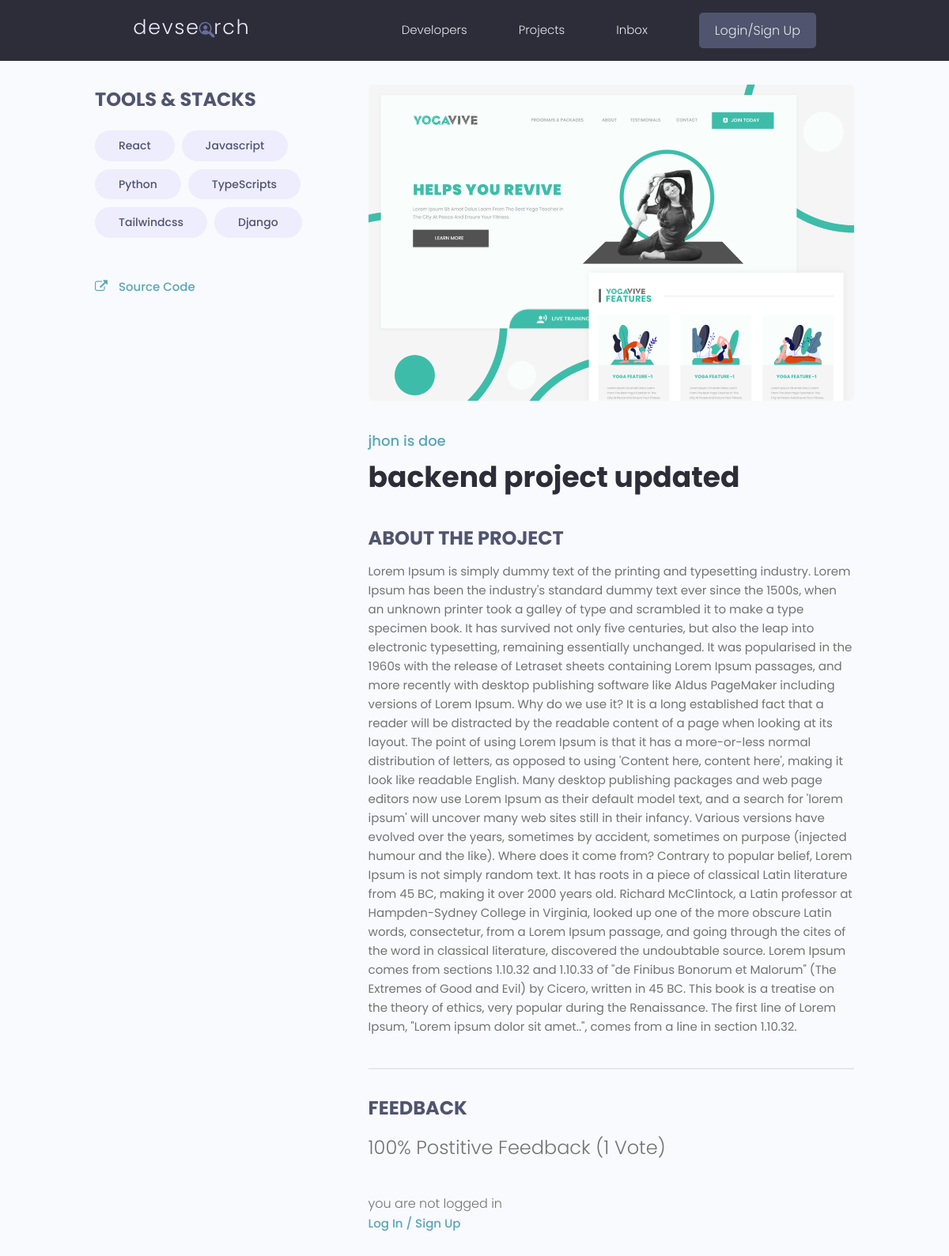
Screenshot of /project/single/0da2f75948cc417382c907a45c04b37e/ with the database file from the repository.
### projects/models.py (models this page shows, shortened)
class Tag(models.Model):
      name = models.CharField(max_length=200)
      created = models.DateTimeField(auto_now_add=True)
      id = models.UUIDField(default=uuid.uuid4 , unique=True , primary_key=True , editable=False )
      def __str__(self):
            return  self.name

class Project(models.Model):
      owner = models.ForeignKey(Profile,null=True,
                           blank=True, on_delete= models.SET_NULL)
      title = models.CharField(max_length=2000)
      description = models.TextField(null=True, blank=True)
      featured_image = models.ImageField( null=True, blank=True , default='default.jpg')
      demo_link = models.CharField(max_length=2000 ,null=True, blank=True)
      source_link = models.CharField(max_length=2000 ,null=True, blank=True)
      tags = models.ManyToManyField('Tag')
      vote_total = models.IntegerField(default=0,null=True,blank=True)
      vote_ratio = models.IntegerField(default=0,null=True,blank=True)
      created = models.DateTimeField(auto_now_add=True)
      id = models.UUIDField(default=uuid.uuid4 , unique=True , primary_key=True , editable=False )
      class Meta :
            ordering = [
                  '-vote_ratio',
                  '-vote_total', # if vote_ration in projects same number, number of review is matter for us
                  'title'
            ]
      @property
      def reviewers(self):
            queryset = self.revuew_set.all().values_list('owner__id',flat=True)
            return queryset

### users/models.py (models this page shows)
class Profile(models.Model):
      user = models.OneToOneField(User, on_delete=models.CASCADE,
            null=True, blank=True)
      name = models.CharField(max_length=200, blank=True, null=True)
      email = models.EmailField(max_length=500, blank=True,null=True)
      username =models.CharField(max_length=200, blank=True, null=True)
      location = models.CharField(max_length=200, blank=True, null=True)
      short_intro = models.CharField(max_length=200, blank=True, null=True)
      bio = models.TextField(blank=True, null=True)
      profile_image = models.ImageField(blank=True,null=True,
            default='user-default.png', upload_to='profiles/')
      social_github  = models.CharField(max_length=200, blank=True, null=True)
      social_twitter = models.CharField(max_length=200, blank=True, null=True)
      social_linkdin = models.CharField(max_length=200, blank=True, null=True)
      social_youtube = models.CharField(max_length=200, blank=True, null=True)
      social_website = models.CharField(max_length=200, blank=True, null=True)
      created = models.DateTimeField(auto_now_add=True)
      id = models.UUIDField(default=uuid.uuid4 ,
                  unique=True , primary_key=True , editable=False )
      def __str__(self):
            return str(self.user.username)

### projects/views.py (the view, shortened to what this page needs)
# urls.py: path('single/<str:id>/', views.singlepage, name='singleproject'),
def singlepage(request, id ):
      projectobj = Project.objects.get(id=id)
      tags = projectobj.tags.all()
      form = ReviewForm() # instance of REviewForm in forms.py
      context = {'project': projectobj ,'tags':tags ,'form':form}
      return render(request, 'projects/singleproject.html',context )

### projects/templates/projects/singleproject.html (shortened to what this page needs)
{% extends 'base.html' %}
{% load static %}
{% block content %}
  <main class="singleProject my-md">
      <div class="container">
        <div class="layout">
          <div class="column column--1of3">
            <h3 class="singleProject__subtitle">Tools & Stacks</h3>
            <div class="singleProject__toolStack">
            {%for tag in tags %}
              <span class="tag tag--pill tag--sub tag--lg">
                <small>{{tag}}</small>
              </span>
            {%endfor%}
            </div>
            {% if project.source_link %}
                  <a class="singleProject__liveLink" href="{{project.source_link}}" target="_blank">
                  <i class="fa fa-external-link"></i>
                        Source Code
                  </a>
            {% else %}
                  <i class="fa fa-external-link">
                        No Source
                  </i>
            {%endif%}
          </div>
          <div class="column column--2of3">
            <img class="singleProject__preview" src="{{ project.featured_image.url }}" alt="portfolio thumbnail" />
            <a href="profile.html" class="singleProject__developer">{{project.owner}}</a>
            <h2 class="singleProject__title">{{project.title}}</h2>
            <h3 class="singleProject__subtitle">About the Project</h3>
            <div class="singleProject__info">
                  {{project.description }}
            </div>
            <div class="comments">
              <h3 class="singleProject__subtitle">Feedback</h3>
              <h5 class="project--rating">
                {{project.vote_ratio}}% Postitive Feedback
                  {% if project.vote_total == 1 or 0 %}
                    ({{project.vote_total}} Vote)
                  {% else %}
                    ({{project.vote_total}} Votes)
                  {% endif %}
              </h5>
              {% if request.user.profile.id  in project.reviewers %}
                <p> you vote and review already </p>
              {% elif request.user.profile == project.owner %}
                <p>  you can not vote to your own project </p>
              {% else %}
                <p> you are not logged in  </p>
                <a href="{% url 'login' %}?next={{request.path}}" > Log In / Sign Up </a>
              {% endif %}
              </div>
            </div>
          </div>
        </div>
    </main>
 {% endblock %}

### static/styles/app.css (style rules this page uses)
:root { --color-sub: #2d2d39; }
img { width: 100%; }
.singleProject .column--1of3 { order: 2; }
@media screen and (min-width: 1081px) { .singleProject .column--1of3 { order: 1; } }
@media screen and (min-width: 1081px) { .singleProject .column--2of3 { order: 2; } }
.singleProject__toolStack { margin-top: 2rem; margin-bottom: 4rem; }
.singleProject__liveLink { font-weight: 500; transition: all 0.3s ease-in-out; border-bottom: 2px solid transparent; }
.singleProject__liveLink i { display: inline-block; font-size: 1.6rem; margin-right: 1rem; }
.singleProject__preview { height: 50vh; object-fit: cover; object-position: top center; margin-bottom: 3rem; border-radius: 0.7rem; }
.singleProject__developer { font-size: 1.8rem; font-weight: 500; }
.singleProject__title { font-size: 3.6rem; font-weight: 700; color: var(--color-sub); margin-bottom: 3rem; }
.project--rating { margin-bottom: 1.6em; margin-top: .5em; }
.singleProject__subtitle { text-transform: uppercase; font-size: 2.4rem; font-weight: 700; color: var(--color-sub-light); margin-bottom: 1rem; }
.comments { margin-top: 4rem; padding-top: 3rem; border-top: 2px solid var(--color-light); }

### static/uikit/styles/modules/_variables.css (style rules this page uses)
:root { --color-main: #5aa5b9; --color-main-light: #e6faff; --color-sub: #3f4156; --color-sub-light: #51546e; --color-sub-lighter: #ededfd; --color-text: #737373; --color-gray: #8b8b8b; --color-light: #e5e7eb; --color-light-gray: #767676; --color-bg: #f8fafd; --color-white: #fffefd; --color-white-light: #f3f3f3; --color-success: #359e64; --color-success-bg: #def8e8; --color-error: #fc4b0b; --color-error-bg: #fff2ee; --font-base: 'Poppins', arial, helvetica, 'Segoe UI', roboto, ubuntu, sans-serif; --font-monospace: 'Fira Code', 'Courier New', courier, monospace; --font-regular: 300; --font-medium: 500; --font-bold: 700; --generic-shadow: 1px 1px 5px #00000010; --generic-transition: all 0.3s ease-in-out; }

### static/uikit/styles/modules/_base.css (style rules this page uses)
* { margin: 0; padding: 0; box-sizing: border-box; text-rendering: optimizeLegibility; color: inherit; font-size: inherit; }
html { font-size: 50%; }
@media only screen and (min-width: 480px) { html { font-size: 56.25%; } }
@media only screen and (min-width: 1200px) { html { font-size: 62.5%; } }
body { line-height: 1.6; font-weight: 400; font-size: 1.5rem; color: var(--color-text); background-color: var(--color-bg); min-height: 100vh; }

### static/uikit/styles/modules/_typography.css (style rules this page uses)
* { font-family: var(--font-base); }
h2 { font-size: 3.6rem; font-weight: var(--font-bold); }
h3 { font-size: 3.2rem; font-weight: var(--font-medium); }
h5 { font-size: 2.4rem; font-weight: var(--font-medium); }
h5, h6 { font-weight: var(--font-regular); }
p, span, strong { font-size: 1.6rem; color: var(--color-text); font-weight: var(--font-regular); }
a { padding-bottom: 2px; text-decoration: none; display: inline-block; color: var(--color-main); font-weight: var(--font-medium); }

### static/uikit/styles/modules/_utilities.css (style rules this page uses)
.container { width: 92%; max-width: 165rem; margin: 0 auto; box-sizing: border-box; }
@media screen and (min-width: 1000px) { .container { width: 90%; } }
@media screen and (min-width: 1200px) { .container { width: 80%; } }
.my-md { margin: 3rem auto; }

### static/uikit/styles/modules/_tag.css (style rules this page uses)
.tag { display: inline-flex; align-items: center; background-color: var(--color-sub); height: -webkit-fit-content; height: -moz-fit-content; height: fit-content; width: -webkit-fit-content; width: -moz-fit-content; width: fit-content; border-radius: 0.5rem; padding: 0.5rem 1.5rem; font-size: 1.2rem; cursor: pointer; }
.tag:not(:last-child) { margin-right: 0.25rem; margin-bottom: 0.75rem; }
.tag > small { color: var(--color-white); }
.tag--pill { border-radius: 5rem; }
.tag--sub, .tag--sub > small { background: var(--color-sub-lighter); color: var(--color-sub-light); font-weight: 500; }
.tag--lg { padding: 0.8rem 3rem; font-size: 1.4rem; }
.tag--lg:not(:last-child) { margin-right: 0.5rem; margin-bottom: 1rem; }

### static/uikit/styles/modules/_layout.css (style rules this page uses)
.layout { display: flex; flex-flow: row wrap; justify-content: space-between; }
.layout > .column { margin-bottom: 3rem; }
.layout > .column.column--1of3 { flex-basis: 30%; }
.layout > .column.column--2of3 { flex-basis: 64%; }

### rows the page displays
Tag: name "React"
Tag: name "Javascript"
Tag: name "Python"
Tag: name "TypeScripts"
Tag: name "Tailwindcss"
Tag: name "Django"
Project: featured_image (picture), owner "jhon is doe", title "backend project updated", description "Lorem Ipsum is simply dummy text of the printing and typesetting industry. Lorem Ipsum has been the industry's standard dummy text ever since the 1500s, when an unknown printer took a galley of type and scrambled it to make a type specimen book. It has survived not only five centuries, but also the leap into electronic typesetting, remaining essentially unchanged. It was popularised in the 1960s with the release of Letraset sheets containing Lorem Ipsum passages, and more recently with desktop publishing software like Aldus PageMaker including versions of Lorem Ipsum. Why do we use it? It is a long established fact that a reader will be distracted by the readable content of a page when…", vote_ratio "100", vote_total "1"
